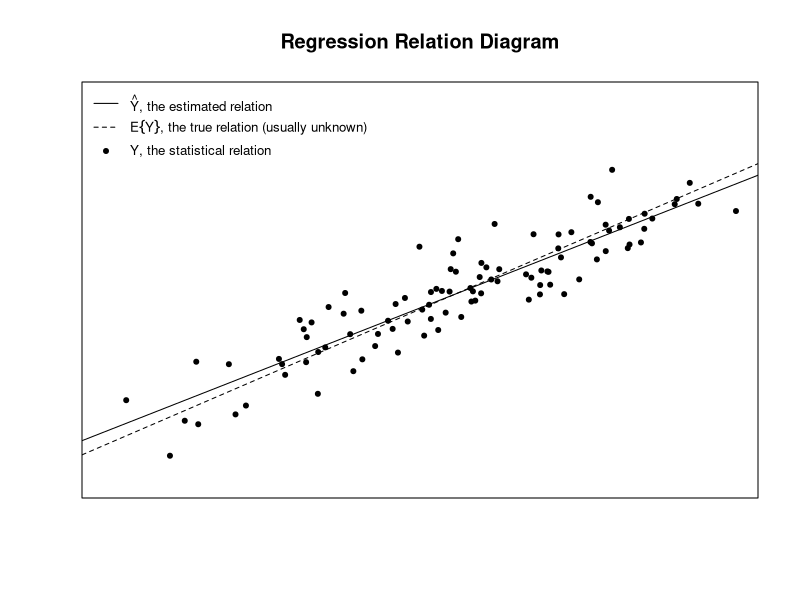
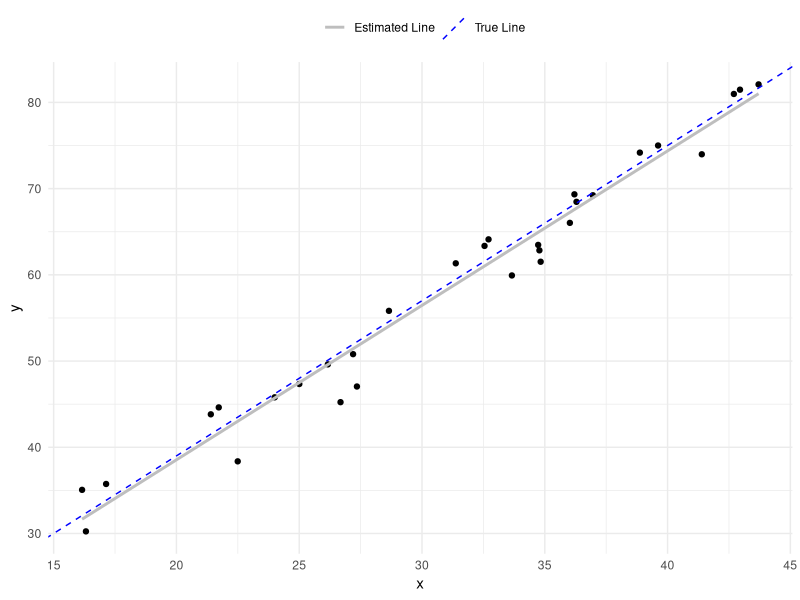
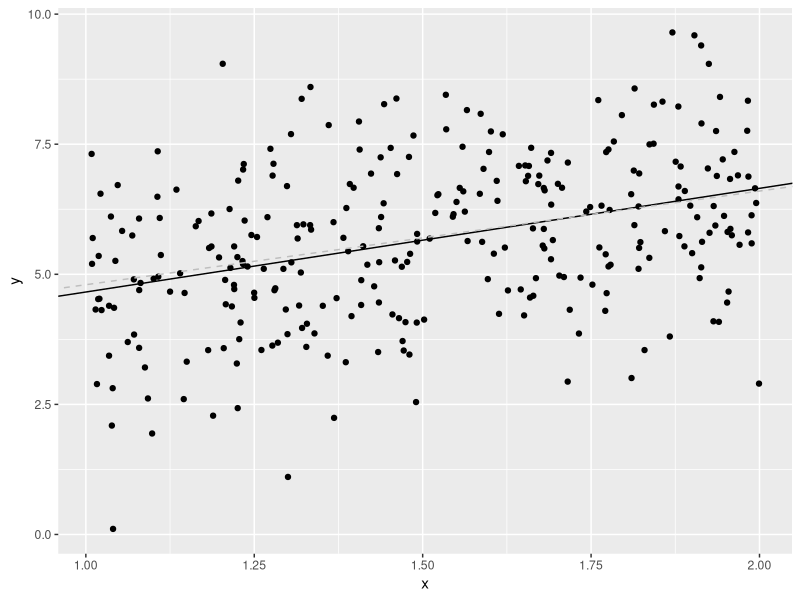
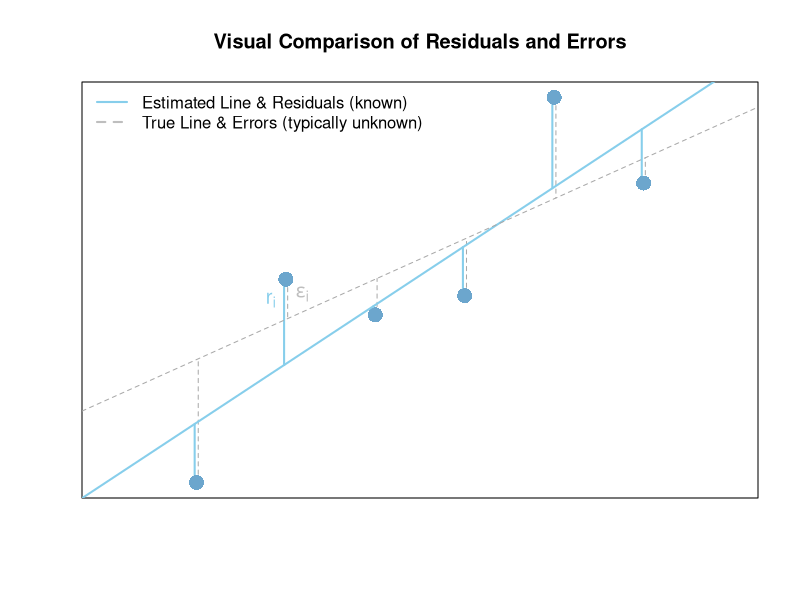
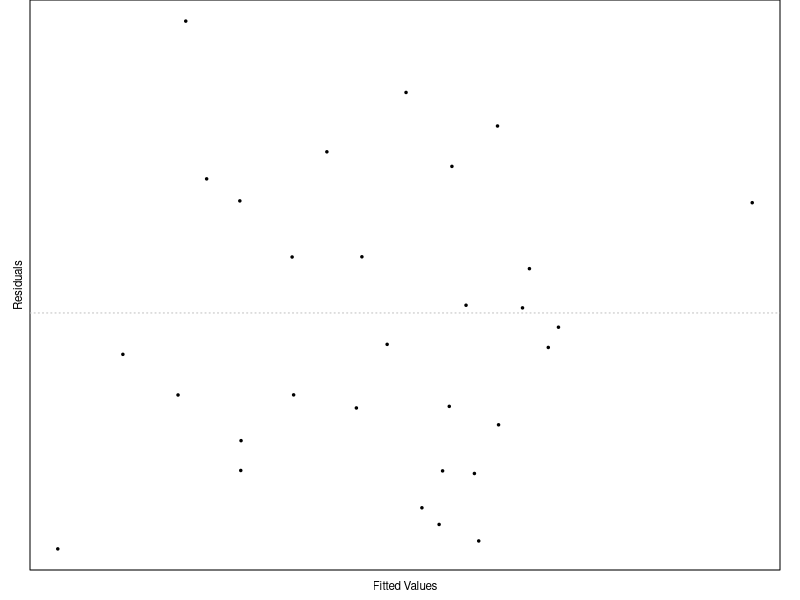
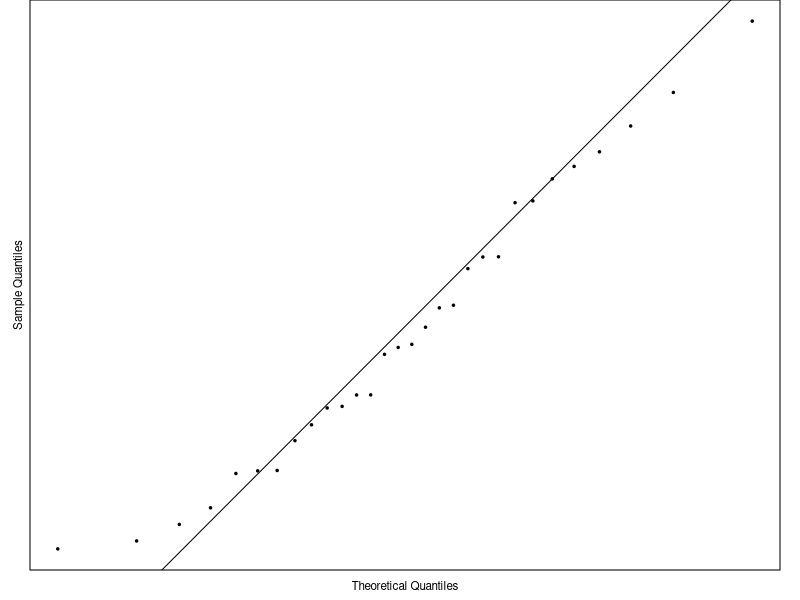
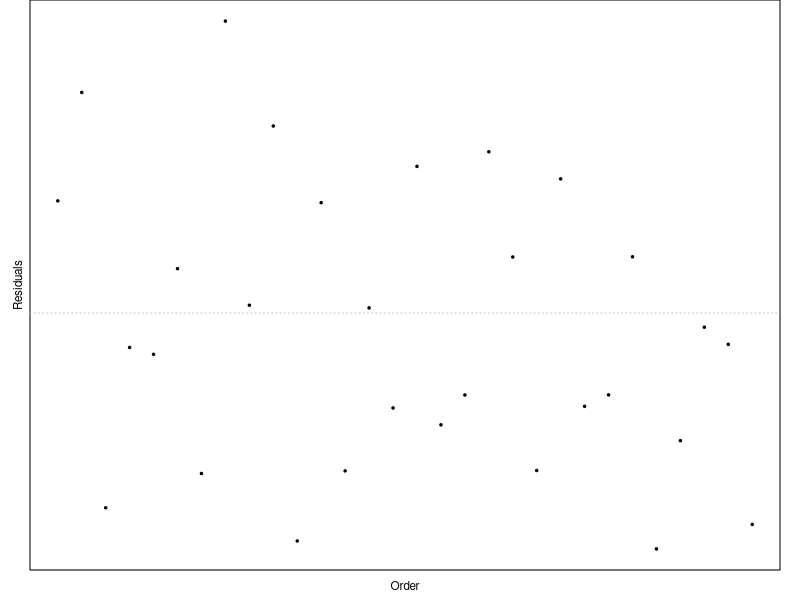
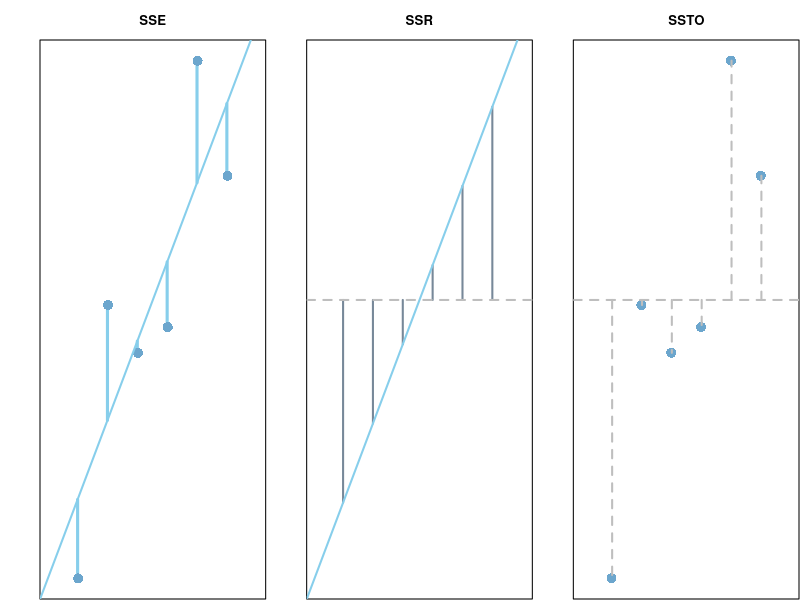

Here is the R script that generated these plots, in order:
## ---- chunk 1
library(tidyverse)
## ---- chunk 2
set.seed(6)
beta0 <- 5
beta1 <- 0.8
N <- 100
epsilon <- rnorm(N,sd=0.5)
x <- rbeta(N,5,5)*10 
y <- beta0 + beta1*x + epsilon
plot(x,y, pch=20, xlab="", ylab="", main="Regression Relation Diagram", xaxt='n', yaxt='n', xlim=c(1,8), ylim=c(5,13))
tmp <- legend("topleft", lty=c(1,2,0), legend=c(expression(paste(hat(Y), ", the estimated relation")), expression(paste(E, group("{",Y,"}"), ", the true relation (usually unknown)")), expression(paste(Y, ", the statistical relation"))), bty='n', cex=0.8, y.intersp=1.3)
points(.5*tmp$text$x[1]+.5*tmp$rect$left[1], tmp$text$y[3], pch=20)
abline(beta0,beta1, lty=2)
xylm <- lm(y ~ x)
abline(xylm)
## ---- chunk 3
  set.seed(101) #Allows us to always get the same "random" sample

  n <- 30 #set the sample size

  X_i <- runif(n, 15, 45) #Gives n random values from a uniform distribution between 15 to 45.

  beta0 <- 3 #Our choice for the y-intercept. 

  beta1 <- 1.8 #Our choice for the slope. 

  sigma <- 2.5 #Our choice for the std. deviation of the error terms.

  epsilon_i <- rnorm(n, 0, sigma) #Gives n random values from a normal distribution with mean = 0, st. dev. = sigma.

  Y_i <- beta0 + beta1*X_i + epsilon_i #Create Y using the normal error regression model

  fabData <- data.frame(y=Y_i, x=X_i) #Store the data as data

  #View(fabData) 

# In the real world, we begin with data (like fabData) and try to recover the model that (we assume) was used to created it.

  fabLm <- lm(y ~ x, data = fabData) #Fit an estimated regression model to the fabData.

  summary(fabLm) #Summarize your model. 

  ggplot(data = fabData, aes(x=x, y=y)) + #Plot the data.
    geom_point() +
    geom_smooth(aes(color = "Estimated Line", linetype="Estimated Line"), method = "lm", se = FALSE) +
    geom_abline(aes(color = "True Line", linetype="True Line", intercept = beta0, slope = beta1)) +   
    scale_color_manual(name="", values = c("gray","blue")) +
    scale_linetype_manual(name="", values=c("solid", "dashed")) +
    theme_minimal() +
    theme(legend.position="top")
    
    #legend("topleft", legend = c("True Line", "Estimated Line"), lty=c(2,1), col=c("gray", "black"))
## ---- chunk 4
  set.seed(101) #Allows us to always get the same "random" sample

  n <- 300 #set the sample size

  X_i <- runif(n, 1, 2)

  beta0 <- 3

  beta1 <- 1.8

  sigma <- 1.5 # the central limit theorem seems to hold for a sample size of 30, but if the sigma is large compared to the range of values, 30 will fail.

  epsilon_i <- rnorm(n, 0, sigma) #Gives n random values from a normal distribution with mean = 0, st. dev. = sigma.

  Y_i <- beta0 + beta1*X_i + epsilon_i #Create Y using the normal error regression model

  fabData <- data.frame(y=Y_i, x=X_i) #Store the data as data

  #View(fabData) 

# In the real world, we begin with data (like fabData) and try to recover the model that (we assume) was used to created it.

  fabLm <- lm(y ~ x, data = fabData) #Fit an estimated regression model to the fabData.

  summary(fabLm) #Summarize your model. 

  ggplot(data = fabData, aes(x=x, y=y)) + #Plot the data.
    geom_point() +
    geom_abline(slope = coef(fabLm)[2], intercept = coef(fabLm)[1]) + 
    geom_abline(intercept = beta0, slope = beta1, color = "gray", linetype="dashed") +
    scale_linetype_manual() 
## ---- chunk 5
set.seed(19)
x <- c(1, 2, 3, 4, 5, 6)
sigma <- 0.9
epsilon <- rnorm(6, 0, sigma)
beta_0 <- 2
beta_1 <- 0.35
y <- beta_0 + beta_1*x + epsilon
lmr <- lm(y ~ x)
plot(y ~ x, pch=16, col="skyblue3", xlim=c(0,7), cex=2, yaxt='n', xaxt='n', xlab="", ylab="", main="Visual Comparison of Residuals and Errors")
for (i in 1:6){
lines(rep(x[i]-0.02, 2), c(y[i], sum(lmr$coef*c(1,x[i]-0.02))), col="skyblue", lty=1, lwd=2) 
lines(rep(x[i]+0.02, 2), c(y[i], beta_0 + beta_1*(x[i]+0.02)), col="darkgray", lty=2) 
}
points(y ~ x, pch=16, col="skyblue3", xlim=c(0,7), cex=2)
abline(lmr, col="skyblue", lwd=2)
abline(beta_0, beta_1, col="darkgray", lty=2)
legend("topleft", bty='n', lwd=2, lty=c(1,2), legend=c("Estimated Line & Residuals (known)", "True Line & Errors (typically unknown)"), col=c("skyblue","gray"))
text(x[2], y[2]-.2, expression(r[i]), col="skyblue", pos=2, cex=1.2)
text(x[2], y[2]-.15, expression(epsilon[i]), col="gray", pos=4, cex=1.2)

## ---- chunk 6
set.seed(18)
tmp <- rnorm(30)
par(mai=c(.3,.3,0,.2), mgp=c(.2,0,0))
plot(tmp ~ rnorm(30), pch=20, cex=0.5, 
     ylab="Residuals",
     xlab="Fitted Values", xaxt='n', yaxt='n',
     cex.lab = 0.7)
abline(h=0, lty=3, col='gray')
## ---- chunk 7
par(mai=c(.3,.3,0,.2), mgp=c(.2,0,0))
qqnorm(tmp, pch=20, cex=0.5, 
       xaxt='n', yaxt='n',
       cex.lab = 0.7, main="")
qqline(tmp)
## ---- chunk 8
par(mai=c(.3,.3,0,.2), mgp=c(.2,0,0))
plot(tmp, pch=20, cex=0.5, 
       xaxt='n', yaxt='n',
       cex.lab = 0.7, main="", ylab="Residuals", xlab="Order")
abline(h=0, lty=3, col='gray')
## ---- chunk 9
set.seed(19)
x <- c(1, 2, 3, 4, 5, 6)
sigma <- 0.9
epsilon <- rnorm(6, 0, sigma)
beta_0 <- 2
beta_1 <- 0.35
y <- beta_0 + beta_1*x + epsilon
lmr <- lm(y ~ x)
par(mfrow=c(1,3), mai=c(.01,.4,.4,.01))

plot(y ~ x, pch=16, col="skyblue3", xlim=c(0,7), cex=2, yaxt='n', xaxt='n', xlab="", ylab="", main="SSE")
for (i in 1:6){
  lines(rep(x[i]-0.02, 2), c(y[i], sum(lmr$coef*c(1,x[i]-0.02))), col="skyblue", lty=1, lwd=3)  
}
points(y ~ x, pch=16, col="skyblue3", xlim=c(0,7), cex=2)
abline(lmr, col="skyblue", lwd=2)

plot(y ~ x, pch=16, col="gray100", xlim=c(0,7), cex=2, yaxt='n', xaxt='n', xlab="", ylab="", main="SSR")
for (i in 1:6){
  lines(rep(x[i]-0.06, 2), c(mean(y),sum(coef(lmr)*c(1,x[i]-0.06))), col="lightslategray", lty=1, lwd=2) 
}
abline(h=mean(y), col="gray", lty=2, lwd=2)
abline(lmr, col="skyblue", lwd=2)

plot(y ~ x, pch=16, col="skyblue3", xlim=c(0,7), cex=2, yaxt='n', xaxt='n', xlab="", ylab="", main="SSTO")
for (i in 1:6){
  lines(rep(x[i]+0.02, 2), c(mean(y),y[i]), col="gray", lty=2, lwd=2) 
}
abline(h=mean(y), col="gray", lty=2, lwd=2)



## ---- chunk 10
set.seed(19)
x <- c(1, 2, 3, 4, 5, 6)
sigma <- 0.9
epsilon <- rnorm(6, 0, sigma)
beta_0 <- 2
beta_1 <- 0.35
y <- beta_0 + beta_1*x + epsilon
lmr <- lm(y ~ x)
plot(y ~ x, pch=16, col="skyblue3", xlim=c(0,7), cex=2, yaxt='n', xaxt='n', xlab="", ylab="", main="Comparison of Sums of Squares")
for (i in 1:6){
  lines(rep(x[i]-0.02, 2), c(y[i], sum(lmr$coef*c(1,x[i]-0.02))), col="skyblue", lty=1, lwd=3)  
  lines(rep(x[i]+0.02, 2), c(mean(y),y[i]), col="gray", lty=2, lwd=2)  
  lines(rep(x[i]-0.06, 2), c(mean(y),sum(coef(lmr)*c(1,x[i]-0.06))), col="lightslategray", lty=1, lwd=2) 
}
points(y ~ x, pch=16, col="skyblue3", xlim=c(0,7), cex=2)
abline(lmr, col="skyblue", lwd=2)
abline(h=mean(y), col="gray", lty=2, lwd=2)
legend("topleft", bty='n', lwd=2, lty=c(1,2), legend=c(expression(hat(Y)), expression(bar(Y))), col=c("skyblue","gray"), text.col = c("skyblue","gray"))
text(2,4.8, expression(SSE == sum((Y[i]-hat(Y)[i])^2, i==1, n)), col="skyblue", pos=1, cex=.8)
text(2,4.4, expression(SSR == sum((hat(Y)[i]-bar(Y))^2, i==1, n)), col="lightslategray", pos=1, cex=.8)
text(2,4, expression(SSTO == sum((Y[i]-bar(Y))^2, i==1, n)), col="darkgray", pos=1, cex=.8)

## ---- chunk 11

ymax <- 6
set.seed(19)
x <- c(1, 2, 3, 4, 5, 6)
sigma <- 0.4
epsilon <- rnorm(6, 0, sigma)
beta_0 <- 2
beta_1 <- 0.25
Y <- beta_0 + beta_1*x + epsilon
lmR <- lm(Y ~ x)



par(mfrow=c(1,3), mai=c(.1,.1,.4,.1))
y <- lmR$fitted.values + lmR$residuals*.8
lmr <- lm(y ~ x)
plot(y ~ x, pch=16, col="skyblue3", xlim=c(0,7), cex=2, yaxt='n', xaxt='n', xlab="", ylab="", main="SSE small SSR large", ylim=c(0,ymax))
for (i in 1:6){
  lines(rep(x[i]-0.02, 2), c(y[i], sum(lmr$coef*c(1,x[i]-0.02))), col="skyblue", lty=1, lwd=3)  
  lines(rep(x[i]+0.02, 2), c(mean(y),y[i]), col="gray", lty=2, lwd=2)  
}
points(y ~ x, pch=16, col="skyblue3", xlim=c(0,7), cex=2)
abline(lmr, col="skyblue", lwd=2)
abline(h=mean(y), col="gray", lty=2, lwd=2)
legend("topleft", bty='n', lwd=2, lty=c(1,2), legend=c(expression(hat(Y)), expression(bar(Y))), col=c("skyblue","gray"), text.col = c("skyblue","gray"))
text(3,5.8, paste("SSE =", round(sum(lmr$res^2),2)), col="skyblue", pos=1, cex=.8)
text(3,5.4, paste("SSR =", round(sum((lmr$fit - mean(y))^2),2)), col="lightslategray", pos=1, cex=.8)
text(3,5, paste("SSTO =", round(sum((y - mean(y))^2),2)), col="lightslategray", pos=1, cex=.8)
text(4,1, "Dots Close to Line", cex=.8, col="gray")


y <- lmR$fitted.values + lmR$residuals*4
lmr <- lm(y ~ x)
plot(y ~ x, pch=16, col="skyblue3", xlim=c(0,7), cex=2, yaxt='n', xaxt='n', xlab="", ylab="", main="SSE large SSR small", ylim=c(0,ymax))
for (i in 1:6){
  lines(rep(x[i]-0.02, 2), c(y[i], sum(lmr$coef*c(1,x[i]-0.02))), col="skyblue", lty=1, lwd=3)  
  lines(rep(x[i]+0.02, 2), c(mean(y),y[i]), col="gray", lty=2, lwd=2)  
}
points(y ~ x, pch=16, col="skyblue3", xlim=c(0,7), cex=2)
abline(lmr, col="skyblue", lwd=2)
abline(h=mean(y), col="gray", lty=2, lwd=2)
legend("topleft", bty='n', lwd=2, lty=c(1,2), legend=c(expression(hat(Y)), expression(bar(Y))), col=c("skyblue","gray"), text.col = c("skyblue","gray"))
text(3,5.8, paste("SSE =", round(sum(lmr$res^2),2)), col="skyblue", pos=1, cex=.8)
text(3,5.4, paste("SSR =", round(sum((lmr$fit - mean(y))^2),2)), col="lightslategray", pos=1, cex=.8)
text(3,5, paste("SSTO =", round(sum((y - mean(y))^2),2)), col="lightslategray", pos=1, cex=.8)
text(4,1, "Dots Far from Line", cex=.8, col="gray")


y <- lmR$fitted.values + lmR$residuals*1.9
lmr <- lm(y ~ x)
plot(y ~ x, pch=16, col="skyblue3", xlim=c(0,7), cex=2, yaxt='n', xaxt='n', xlab="", ylab="", main="SSE medium SSR medium", ylim=c(0,ymax))
for (i in 1:6){
  lines(rep(x[i]-0.02, 2), c(y[i], sum(lmr$coef*c(1,x[i]-0.02))), col="skyblue", lty=1, lwd=3)  
  lines(rep(x[i]+0.02, 2), c(mean(y),y[i]), col="gray", lty=2, lwd=2)  
}
points(y ~ x, pch=16, col="skyblue3", xlim=c(0,7), cex=2)
abline(lmr, col="skyblue", lwd=2)
abline(h=mean(y), col="gray", lty=2, lwd=2)
legend("topleft", bty='n', lwd=2, lty=c(1,2), legend=c(expression(hat(Y)), expression(bar(Y))), col=c("skyblue","gray"), text.col = c("skyblue","gray"))
text(3,5.8, paste("SSE =", round(sum(lmr$res^2),2)), col="skyblue", pos=1, cex=.8)
text(3,5.4, paste("SSR =", round(sum((lmr$fit - mean(y))^2),2)), col="lightslategray", pos=1, cex=.8)
text(3,5, paste("SSTO =", round(sum((y - mean(y))^2),2)), col="lightslategray", pos=1, cex=.8)
text(4,1, "Dots Somewhat Away from Line", cex=.8, col="gray")
## ---- chunk 12
base.lm <- lm(dist ~ 1, data=cars)
par(mai=c(.3,.3,0,.2), mgp=c(.2,0,0))
plot(base.lm$residuals ~ speed, data=cars, pch=20, cex=0.5, 
     ylab="Residuals",
     xlab="Variable to Include", xaxt='n', yaxt='n',
     cex.lab = 0.7)
abline(h=0, lty=3, col='gray')
